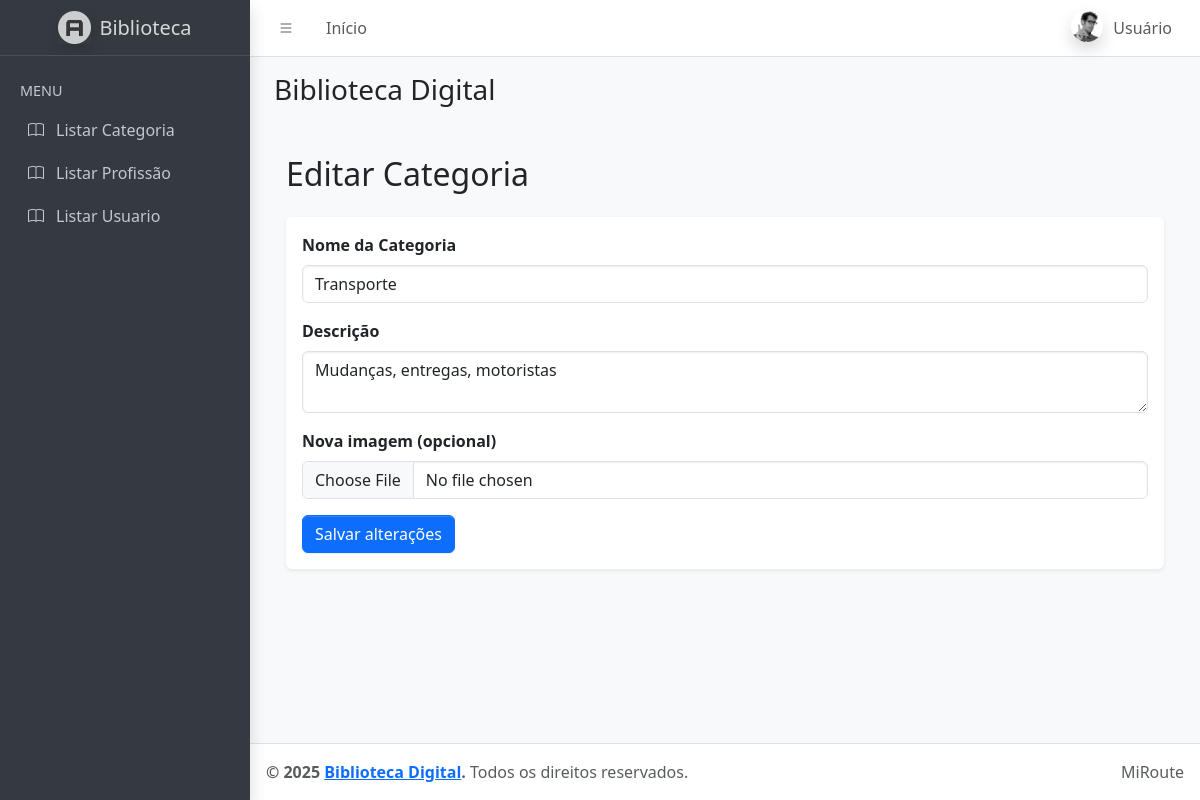
/admin/categorias/editar/8 (signed in), run on the app's committed database.
### models.py (models this page shows, shortened)
class ServiceCategory(db.Model):
    __tablename__ = "service_categories"
    id = db.Column(db.Integer, primary_key=True)
    name = db.Column(db.String(140), unique=True, nullable=False)
    description = db.Column(db.Text)
    icon = db.Column(db.String(50))
    image = db.Column(db.Text)  # <-- FALTAVA! AGORA A IMAGEM É SALVA AQUI
    created_at = db.Column(db.DateTime, default=datetime.utcnow)
    professionals = db.relationship(
        "Professional",
        backref="category",
        cascade="all, delete-orphan"
    )

### app.py (the view, shortened to what this page needs)
@app.route('/admin/categorias/editar/<int:id>', methods=['GET', 'POST'])
def editar_categoria(id):
    categoria = ServiceCategory.query.get_or_404(id)
    return render_template('admin/categorias/editar.html', categoria=categoria)

### app.py (called while the page is built)
@login_manager.user_loader
def load_user(user_id):
    try:
        return User.query.get(int(user_id))
    except Exception:
        return None

@app.context_processor
def inject_notifications():
    if current_user.is_authenticated:
        unread_notifications = current_user.notifications.filter_by(
            is_read=False).order_by(Notification.created_at.desc()).all()
        return dict(
            unread_notifications_count=len(unread_notifications),
            recent_notifications=unread_notifications[:5]
        )
    return dict(unread_notifications_count=0, recent_notifications=[])

### templates/admin/categorias/editar.html (shortened to what this page needs)
{% extends "admin/base.html" %}
{% block content %}
<div class="container mt-4">
    <h2 class="mb-4">Editar Categoria</h2>
    <div class="card shadow-sm border-0">
        <div class="card-body">
            <form method="POST" enctype="multipart/form-data" action="{{ url_for('editar_categoria', id=categoria.id) }}">
                <div class="mb-3">
                    <label class="form-label fw-bold">Nome da Categoria</label>
                    <input value="{{ categoria.name }}" type="text" name="name" class="form-control" required>
                </div>
                <div class="mb-3">
                    <label class="form-label fw-bold">Descrição</label>
                    <textarea name="description" class="form-control" required>{{ categoria.description }}</textarea>
                </div>
                <div class="mb-3">
                    <label class="form-label fw-bold">Nova imagem (opcional)</label>
                    <input type="file" name="Imagem" class="form-control">
                </div>
                <button class="btn btn-primary">Salvar alterações</button>
            </form>
        </div>
    </div>
</div>
{% endblock %}

### data on the page
ServiceCategory: name "Transporte", description "Mudanças, entregas, motoristas"
